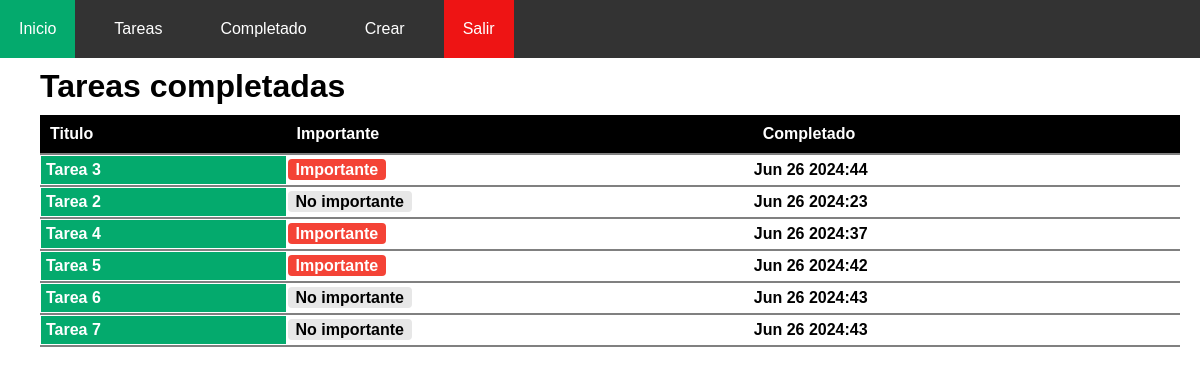
Screenshot of /tasksComplete/ (signed in) with the database file from the repository.
### tasks/models.py (models this page shows, shortened)
class Task(models.Model):
    title = models.CharField(max_length=100)
    description = models.TextField(blank=True)
    created = models.DateTimeField(auto_now_add=True)
    dateCompleted = models.DateTimeField(null=True)
    important = models.BooleanField(default=False)
    user = models.ForeignKey(User, on_delete=models.CASCADE)

### tasks/views.py (the view)
# urls.py: path('tasksComplete/', views.TaskListComplete, name="TaskCompleteUrl")
@login_required
def TaskListComplete(request):
    tasks = Task.objects.filter(user=request.user, dateCompleted__isnull=False)
    return render(request, "tasks.html", {
        'tasks': tasks
    })

### tasks/templates/tasks.html
{% extends 'base.html' %}
{% block content %}
<h1 class="TableTitle"> Tareas completadas </h1>
<table class="TableList">
    <tr class="header">
        <th>Titulo</th>
        <th>Importante</th>
        <th>Completado</th>
    </tr>
    {% for task in tasks %}
    <tr>
        <th><a href="{% url 'taskDetail' task.id %}" >{{ task.title }}</a></th>
        {% if  task.important == True %}
        <th><span class="label danger">Importante</span>
        </th>
        {% else %}
        <th><span class="label other">No importante</span>
        </th>
        {% endif %}
        <th>{{task.dateCompleted|date:'M j Y:i'}}</th>
    </tr>
    {% endfor %}
</table>
{% endblock  %}

### tasks/templates/base.html (shortened to what this page needs)
<!DOCTYPE html>
<html lang="en">
<head>
    {% load static %}
    <link rel="stylesheet" href="{% static 'css/header.css' %}">
    <link rel="stylesheet" href="{% static 'css/body.css' %}">
    <link rel="stylesheet" href="{% static 'css/home.css' %}">
    <link rel="stylesheet" href="{% static 'css/form.css' %}">
</head>
<body>
    <div class="HeaderWrapper">
        <header class="container">
            <nav>
                <ul class="NavUl">
                    <li class="NavLi"><a class="active" href="/"> Inicio</a></li>
                    {% if user.is_authenticated %}
                    <li class="NavLi"><a href="/tasks">Tareas</a></li>
                    <li class="NavLi"><a href="{% url 'TaskCompleteUrl' %}">Completado</a></li>
                    <li class="NavLi"><a href="{% url 'taskCreate' %}">Crear</a></li>
                    <li class="NavLi"><a class="signout" href="/logout">Salir</a></li>
                    {% else %}
                    <li class="NavLi"><a href="/signup"> Registrarse</a></li>
                    <li class="NavLi"><a  href="/signin"> Ingresar </a></li>
                    {% endif %}
                </ul>
            </nav>
        </header>
    </div>
    {% block content %}
    {% endblock %}
</body>
</html>

### tasks/static/css/header.css (style rules this page uses)
ul.NavUl { list-style-type: none; margin: 0; padding: 0; overflow: hidden; background-color: #333; }
li.NavLi { float: left; margin-right: 20px; }
li.NavLi a { font-family: Verdana, Geneva, Tahoma, sans-serif; display: block; padding: 20px 19px; text-decoration: none; color: white; }
a.active { background-color: #04AA6D; }
a.signout { background-color: #ee1414; }

### tasks/static/css/body.css (style rules this page uses)
body, html, nav { margin: 0; padding: 0; border: 0; }
body { display: block; }

### tasks/static/css/form.css (style rules this page uses)
table.TableList { border-collapse: collapse; width: 95%; font-family: Verdana, Geneva, Tahoma, sans-serif; margin: 10px 40px; }
table.TableList th, table.TableList td { text-align: left; border-bottom: 2px solid gray; }
tr.header { background-color: #000000; color: #ffffff; }
tr.header th { padding: 10px; }
table.TableList a { display: block; margin: 0; padding: 5px; color: #ffffff; background-color: #04AA6D; transition-duration: 300ms; text-decoration: none; }
h1.TableTitle { font-family: Verdana, Geneva, Tahoma, sans-serif; margin: 10px 40px; }
.label { color: white; padding: 2px 8px; border-radius: 4px; }
.danger { background-color: #f44336; }
.other { background-color: #e7e7e7; color: black; }

### rows the page displays
Task: title "Tarea 3", important "Importante", dateCompleted "Jun 26 2024:44"
Task: title "Tarea 2", important "No importante", dateCompleted "Jun 26 2024:23"
Task: title "Tarea 4", important "Importante", dateCompleted "Jun 26 2024:37"
Task: title "Tarea 5", important "Importante", dateCompleted "Jun 26 2024:42"
Task: title "Tarea 6", important "No importante", dateCompleted "Jun 26 2024:43"
Task: title "Tarea 7", important "No importante", dateCompleted "Jun 26 2024:43"
